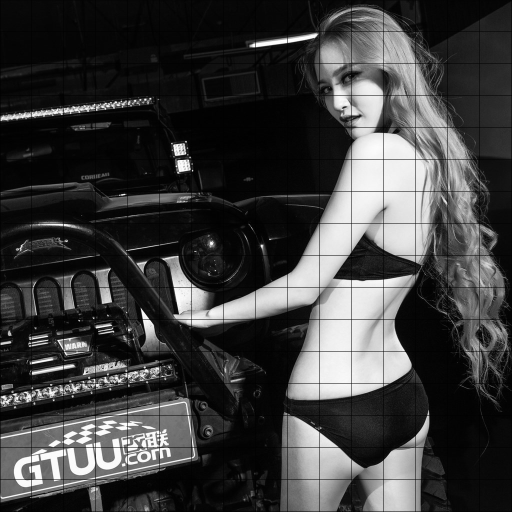
%> input picture result/beautyTest/patches0000.bmp, 1024 x 1024 px (shown at 1/2 size)
$ octave random.m   (GNU Octave 9; MATLAB toolbox functions it lacks are replaced by stand-ins)
%> lines starting %> are read from the running program, lines starting %| are printed output that depends on the picture
### rotate_spot.m
function [rot_i, rot_j]=rotate_spot(s,i,j,angle)
marker=zeros(s(1:2));
marker(j,i)=66;
marker_rot = imrotate(marker,angle,'bicubic','loose');
[rot_i,rot_j]=find(marker_rot==max(marker_rot(:)));

### random.m
% The functuion of this module is cut a patch from a given picture with a
% random angle and location.
%% read the data
clear all
close all
clc

HH=imread('/media/yiran/8C0C246D0C24550C/Program Files/MATLAB/R2014b/bin/MATLABbin/result/beautyTest/patches0000.bmp');
%> HH is the input picture: size 1024x1024 uint8; min 0, max 255, mean 61.7
s=size(HH);
%> s = [1024 1024]

%% rotate and calculation
angle=randi(360);
HHro=imrotate(HH,angle,'bicubic','loose');
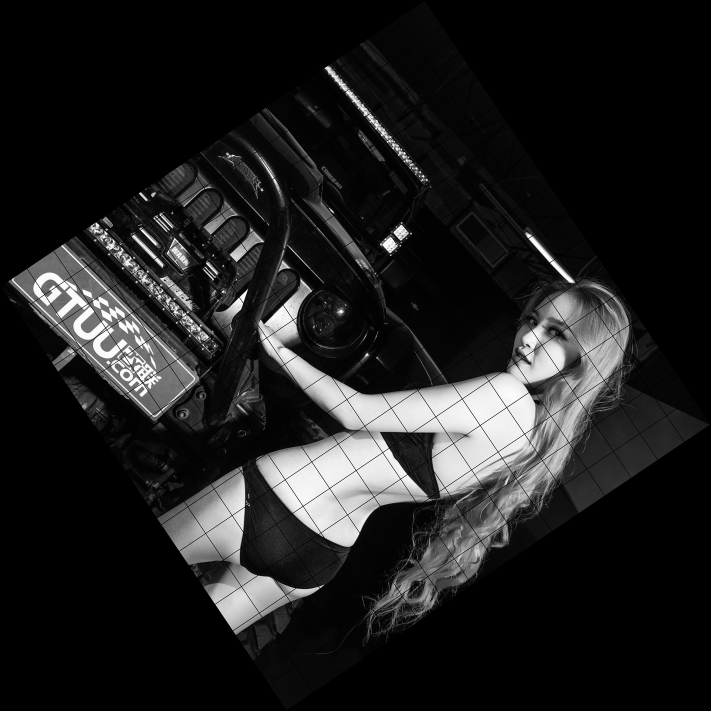
%> HHro: size 1422x1422 uint8 (shown at 1/2 size); min 0, max 255, mean 32

for i_my=1:16
    if (angle>90 && angle<=180);
       theta=angle-90;
    elseif (angle>180 && angle<=270);
       theta=angle-180;
    elseif (angle>270 && angle<=360);
       theta=angle-270;
    else
        theta=angle;
    end

    a=128*sqrt(2)*cos((45-theta)*pi/180);

    x_origin=round(a+(1024-2*a)*rand(1));
    y_origin=round(a+(1024-2*a)*rand(1));

    [y_rotate,x_rotate]=rotate_spot(s,x_origin,y_origin,angle);

    pause(3);

    figure,
    imshow(HH);
    hold on;
    plot(x_origin,y_origin,'ro');
    hold off;

    pause(3);

    figure,
    imshow(HHro);
    hold on;
    plot(x_rotate,y_rotate,'ro');
    hold off;

    figure,
    HH_cut=imcrop(HHro,[x_rotate-128 y_rotate-128 255 255]);
    imshow(HH_cut);

    imwrite(HH_cut, ['./result/beauty_cut/',num2str(angle),'_',num2str(x_origin),'_',num2str(y_origin),'.bmp'],'bmp');
end
%> this loop made 16 passes
%> pass 1, `plot(x_origin,y_origin,'ro');`:
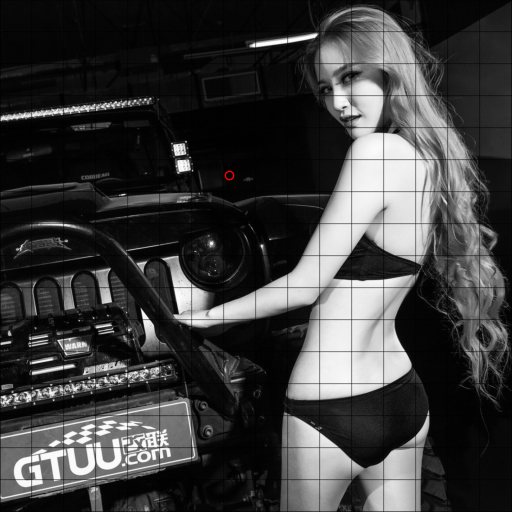
%> figure redrawn from the program's plot data; shown at 1/2 size
%> pass 1, `plot(x_rotate,y_rotate,'ro');`:
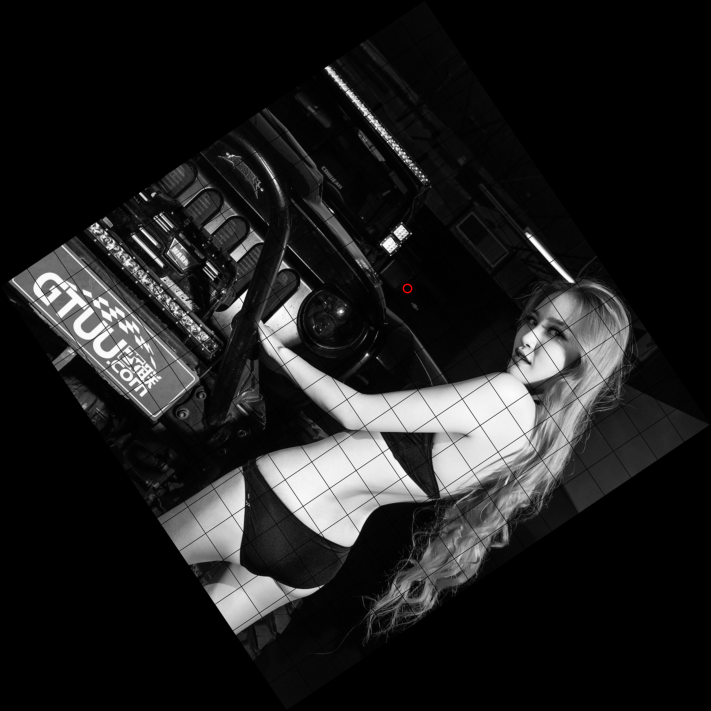
%> figure redrawn from the program's plot data; shown at 1/2 size
%> pass 1, `HH_cut=imcrop(HHro,[x_rotate-128 y_rotate-128 255 255]);`:
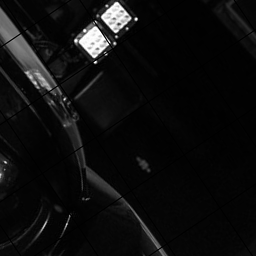
%> HH_cut: size 256x256 uint8; min 0, max 255, mean 14.1
%> pass 2, `plot(x_origin,y_origin,'ro');`:
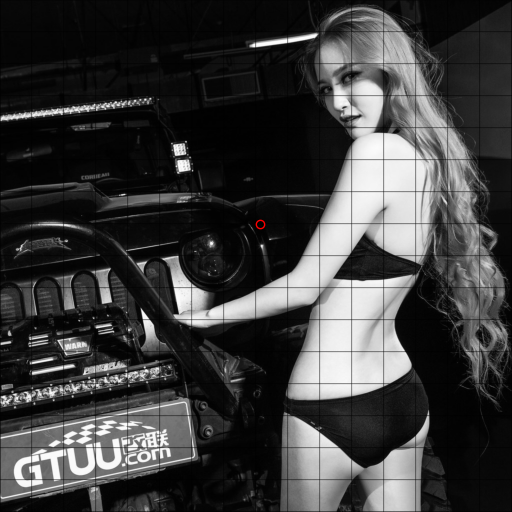
%> figure redrawn from the program's plot data; shown at 1/2 size
%> pass 2, `plot(x_rotate,y_rotate,'ro');`:
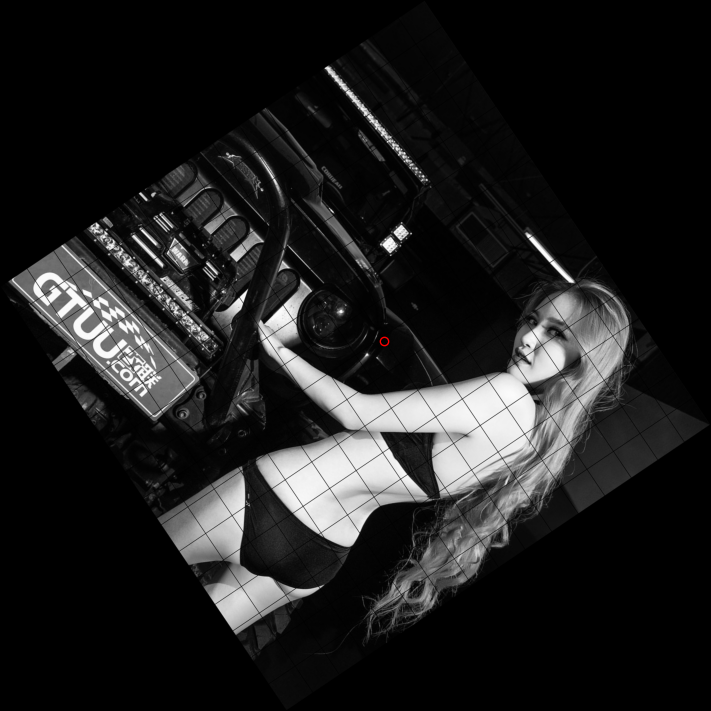
%> figure redrawn from the program's plot data; shown at 1/2 size
%> pass 3, `HH_cut=imcrop(HHro,[x_rotate-128 y_rotate-128 255 255]);`:
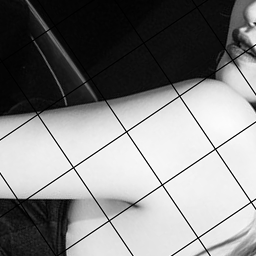
%> HH_cut: size 256x256 uint8; min 0, max 255, mean 132
%> after the loop, theta = 34
